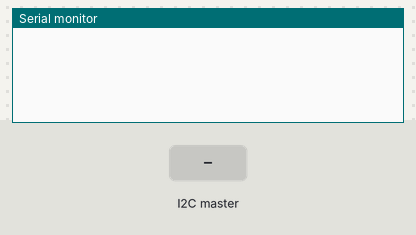
A sketch run on a simulated Arduino Uno, built with avr-gcc and run on an emulated ATmega328P. Parts: the last lines printed to the serial monitor. Inputs (shaded band) come from the test bench.

Above: at 1.2 s.
1.3 s: the I2C master sends the byte 1
At 2.1 s:
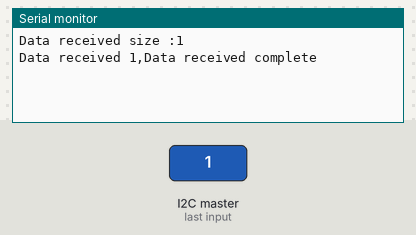
2.8 s: the I2C master sends the byte 0
At 3.2 s:
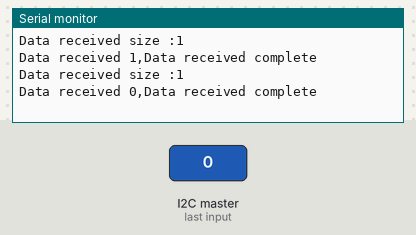

The sketch:

trinket-test.ino
```cpp
#include <Wire.h>

#define DEBUG

#define BAUDRATE          115200
#define ADDRESS           8


byte receivedBuffer[32];

void setup() {
  // Clear buffer
  for(int i=0; i<32; ++i){
    receivedBuffer[i] = 0x00;
  }
#ifdef DEBUG
  Serial.begin(BAUDRATE);

  while (!Serial);
#endif
  Wire.begin(ADDRESS);
  Wire.onReceive(receiveEvent);
  Wire.onRequest(requestEvent);
}

void loop() {
}

void requestEvent() {
  Wire.write(0x05);
  Wire.write(11);
  Wire.write(12);
  Wire.write(13);

  Serial.println("write called");
}

void receiveEvent(int len) {
  if (Wire.available() > 0) {
    Serial.print("Data received size :");
    Serial.println(len);

    Serial.print("Data received ");
    for(int i=0; i<len; ++i){
      byte data = Wire.read();

      Serial.print(data);
      Serial.print(",");
    }

    Serial.println("Data received complete");
  }
}
```

Measured:
- after the input at 1.3 s, the serial monitor: prints a new line at once (image 1)
- after the input at 2.8 s, the serial monitor: prints a new line at once (image 2)
